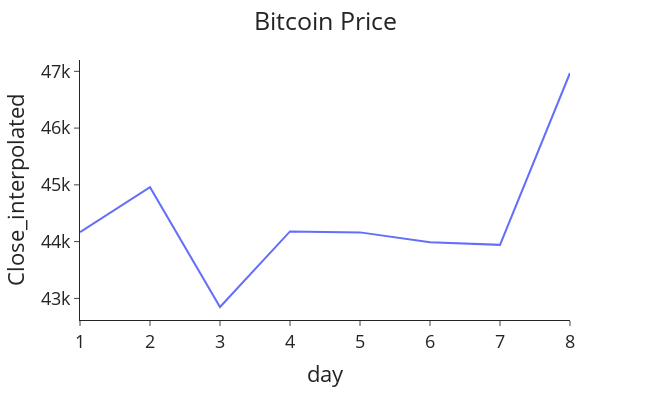

The code cell stored with this chart in its notebook:
### Markdown cell above
### Plot Data

### Code cell
# Import packages
import plotly.express as px
arima_train_df = train_final[['Close_interpolated']]
arima_test_df = test_final[['Close_interpolated']]

def plot_passenger_volumes(df: pd.DataFrame,
                           y: str) -> None:
    """General function to plot the passenger data."""

    fig = px.line(df, x='day', y=y, labels={'Day': 'Date'})
    fig.update_layout(template="simple_white", font=dict(size=18), title_text='Bitcoin Price',
                      width=650, title_x=0.5, height=400)

    return fig.show()


# Plot the airline passenger data
plot_passenger_volumes(df=train_final, y='Close_interpolated')

### Figure 1 — Plotly figure (JSON) as saved in the notebook; plotly's stock layout.template omitted (floating-point values rounded to 4 significant figures)
{"data": [{"hovertemplate": "day=%{x}<br>Close_interpolated=%{y}<extra></extra>", "legendgroup": "", "line": {"color": "#636efa", "dash": "solid"}, "marker": {"symbol": "circle"}, "mode": "lines", "name": "", "orientation": "v", "showlegend": false, "type": "scatter", "x": [1, 2, 3, 4, 5, 6, 7, 8], "xaxis": "x", "y": [44170.0, 44960.0, 42850.0, 44180.0, 44160.0, 43990.0, 43940.0, 46970.0], "yaxis": "y"}], "layout": {"font": {"size": 18}, "height": 400, "legend": {"tracegroupgap": 0}, "margin": {"t": 60}, "title": {"text": "Bitcoin Price", "x": 0.5}, "width": 650, "xaxis": {"anchor": "y", "domain": [0, 1], "title": {"text": "day"}}, "yaxis": {"anchor": "x", "domain": [0, 1], "title": {"text": "Close_interpolated"}}}}
